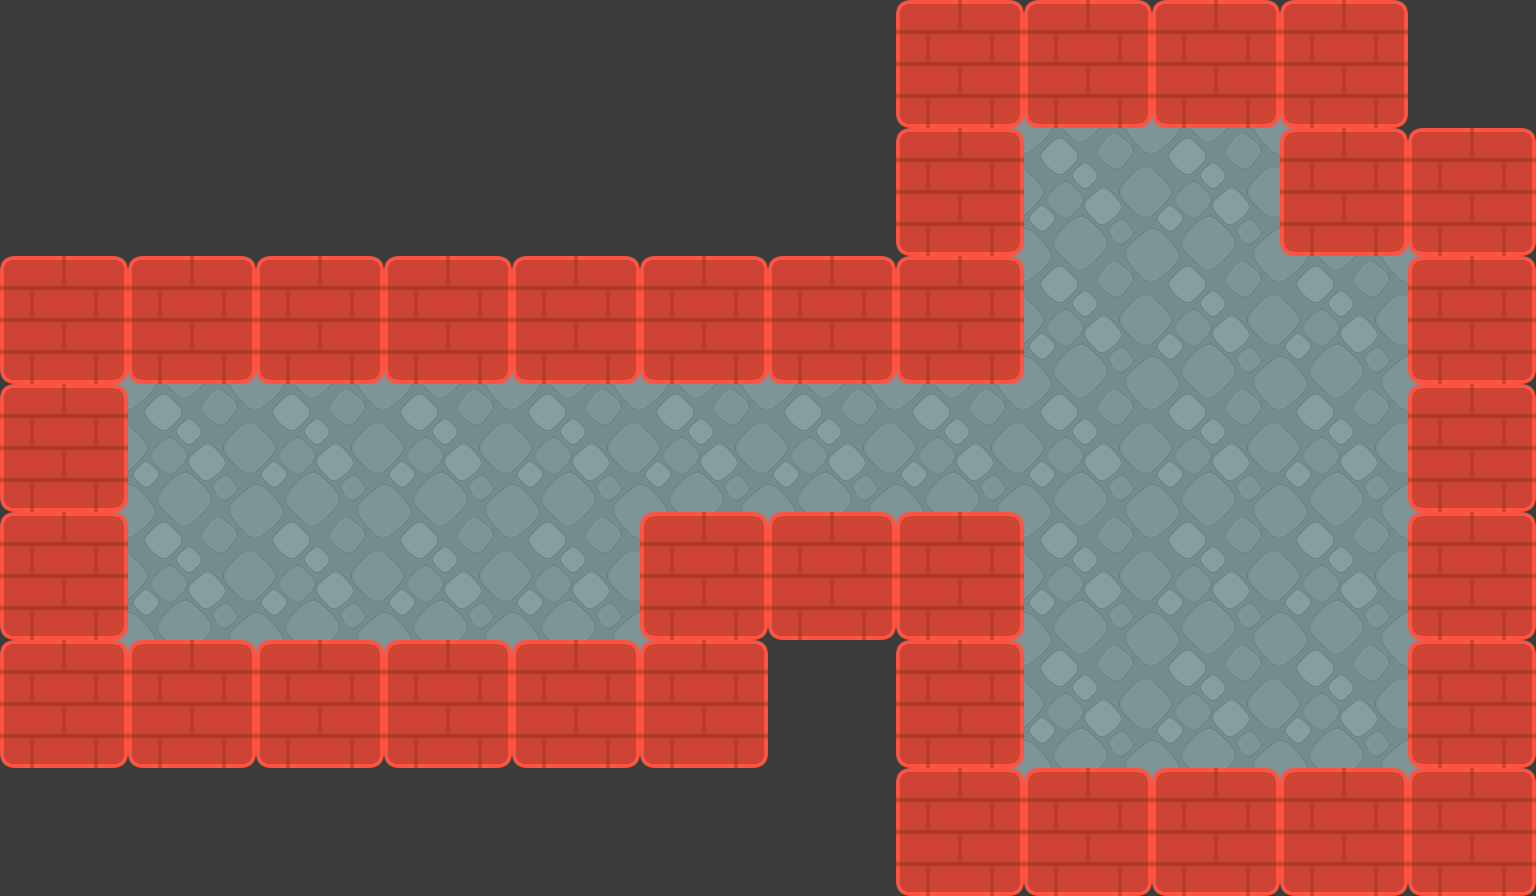

A 2D game scene composited from a Tiled map and its tileset images. What follows is a short description and the map's XML, with every tile layer's data as written:
An orthogonal 12x7 tile map with 128x128 px tiles, 2 tile layers (floor, building), 2 tilesets and 7 objects (player).

<map version="1.8" tiledversion="1.8.5" orientation="orthogonal" renderorder="right-down" width="12" height="7" tilewidth="128" tileheight="128" infinite="0" backgroundcolor="#3c3c3c" nextlayerid="7" nextobjectid="46">
 <tileset firstgid="1" source="../../tilesheets/sokoban_tilesheet.tsx" />
 <tileset firstgid="105" source="../../tilesheets/icons.tsx" />
 <layer id="4" name="floor" width="12" height="7" offsetx="64" offsety="64">
  <data encoding="csv">
0,0,0,0,0,0,0,90,90,90,0,0,
0,0,0,0,0,0,0,90,90,90,90,0,
90,90,90,90,90,90,90,90,90,90,90,0,
90,90,90,90,90,90,90,90,90,90,90,0,
90,90,90,90,90,0,0,90,90,90,90,0,
0,0,0,0,0,0,0,90,90,90,90,0,
0,0,0,0,0,0,0,0,0,0,0,0
</data>
 </layer>
 <layer id="1" name="building" width="12" height="7">
  <data encoding="csv">
0,0,0,0,0,0,0,85,85,85,85,0,
0,0,0,0,0,0,0,85,0,0,85,85,
85,85,85,85,85,85,85,85,0,0,0,85,
85,0,0,0,0,0,0,0,0,0,0,85,
85,0,0,0,0,85,85,85,0,0,0,85,
85,85,85,85,85,85,0,85,0,0,0,85,
0,0,0,0,0,0,0,85,85,85,85,85
</data>
 </layer>
 <objectgroup id="2" name="objects">
  <object id="3" name="player" gid="73" x="128" y="384" width="128" height="128" />
  <object id="7" gid="8" x="640" y="384" width="128" height="128" />
  <object id="45" gid="8" x="1152" y="512" width="128" height="128" />
  <object id="39" gid="9" x="384" y="384" width="128" height="128" />
  <object id="12" gid="42" x="768" y="384" width="128" height="128" />
  <object id="44" gid="42" x="512" y="384" width="128" height="128" />
  <object id="43" gid="43" x="1024" y="384" width="128" height="128" />
 </objectgroup>
 <objectgroup id="6" name="overlay" />
</map>
